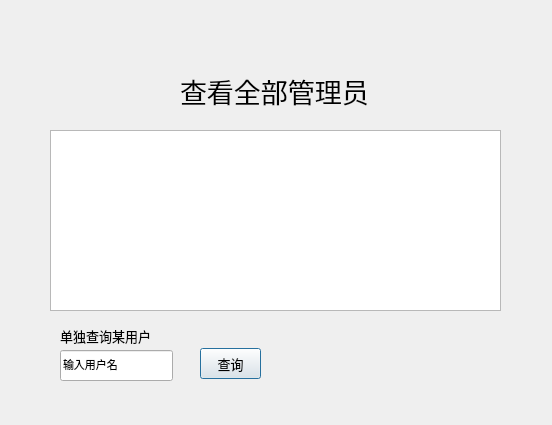
<?xml version="1.0" encoding="UTF-8"?>
<ui version="4.0">
 <class>Searchuser</class>
 <widget class="QDialog" name="Searchuser">
  <property name="geometry">
   <rect>
    <x>0</x>
    <y>0</y>
    <width>552</width>
    <height>425</height>
   </rect>
  </property>
  <property name="windowTitle">
   <string>Dialog</string>
  </property>
  <widget class="QLabel" name="label">
   <property name="geometry">
    <rect>
     <x>180</x>
     <y>60</y>
     <width>221</width>
     <height>61</height>
    </rect>
   </property>
   <property name="font">
    <font>
     <family>汉仪劲楷简</family>
     <pointsize>20</pointsize>
    </font>
   </property>
   <property name="text">
    <string>查看全部管理员</string>
   </property>
  </widget>
  <widget class="QTableWidget" name="table_users">
   <property name="geometry">
    <rect>
     <x>50</x>
     <y>130</y>
     <width>451</width>
     <height>181</height>
    </rect>
   </property>
   <property name="font">
    <font>
     <family>楷体</family>
     <pointsize>8</pointsize>
    </font>
   </property>
  </widget>
  <widget class="QLabel" name="label_2">
   <property name="geometry">
    <rect>
     <x>60</x>
     <y>320</y>
     <width>131</width>
     <height>31</height>
    </rect>
   </property>
   <property name="font">
    <font>
     <family>汉仪劲楷简</family>
     <pointsize>10</pointsize>
    </font>
   </property>
   <property name="text">
    <string>单独查询某用户</string>
   </property>
  </widget>
  <widget class="QLineEdit" name="text_username">
   <property name="geometry">
    <rect>
     <x>60</x>
     <y>350</y>
     <width>113</width>
     <height>31</height>
    </rect>
   </property>
   <property name="font">
    <font>
     <family>楷体</family>
     <pointsize>8</pointsize>
    </font>
   </property>
   <property name="text">
    <string>输入用户名</string>
   </property>
  </widget>
  <widget class="QPushButton" name="pushButton">
   <property name="geometry">
    <rect>
     <x>200</x>
     <y>348</y>
     <width>61</width>
     <height>31</height>
    </rect>
   </property>
   <property name="font">
    <font>
     <family>汉仪劲楷简</family>
     <pointsize>10</pointsize>
    </font>
   </property>
   <property name="text">
    <string>查询</string>
   </property>
  </widget>
  <widget class="QLabel" name="label_result">
   <property name="geometry">
    <rect>
     <x>290</x>
     <y>350</y>
     <width>171</width>
     <height>31</height>
    </rect>
   </property>
   <property name="font">
    <font>
     <family>汉仪劲楷简</family>
     <pointsize>10</pointsize>
    </font>
   </property>
   <property name="text">
    <string/>
   </property>
  </widget>
 </widget>
 <resources/>
 <connections/>
</ui>
